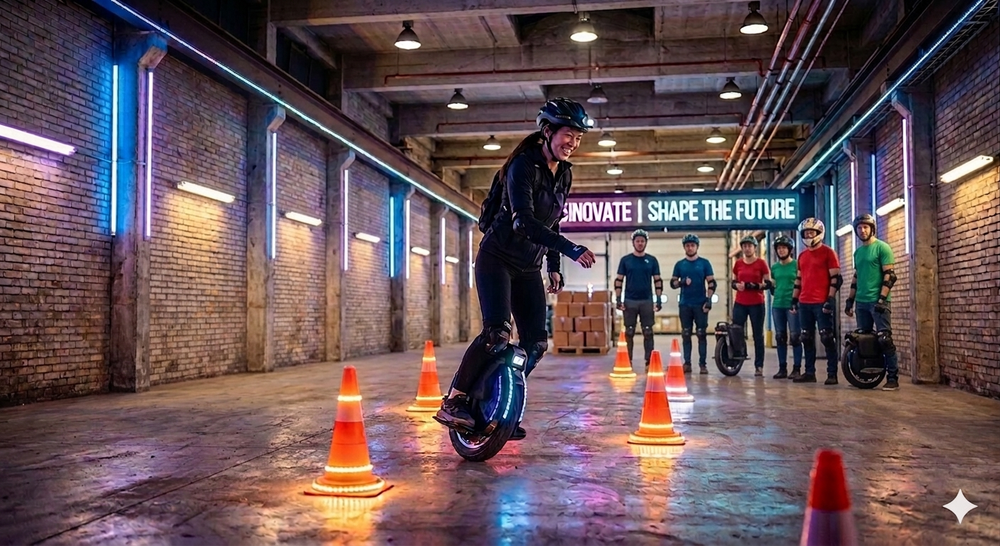
#> input picture images/euc_hero.png, 1000 x 546 px, shrunk from 1407 x 768 before the run
$ python remove_grey_bg.py images/euc_hero.png images/euc_hero.png
#> lines starting #> are read from the running program, lines starting #| are printed output that depends on the picture; after the words box and inside, x2 and y2 are one past the last pixel; in counts of white or black regions, pixels touching at a corner belong together
#!/usr/bin/env python3
"""
Remove the dark grey background from the EUC Stockholm poster.
Saves a PNG with transparency so printing on grey paper skips the background.

Usage: python3 remove_grey_bg.py input.jpg output.png
"""
import sys
from PIL import Image
import numpy as np

def remove_grey_background(input_path, output_path, tolerance=30):
#> called with input_path = 'images/euc_hero.png', output_path = 'images/euc_hero.png', tolerance = 30
    img = Image.open(input_path).convert("RGBA")
#> img is the input picture: PIL image 1000x546 RGBA; mean R, G, B, A 104.1, 83.2, 87.3, 255
    data = np.array(img, dtype=np.int32)

    r, g, b, a = data[:,:,0], data[:,:,1], data[:,:,2], data[:,:,3]
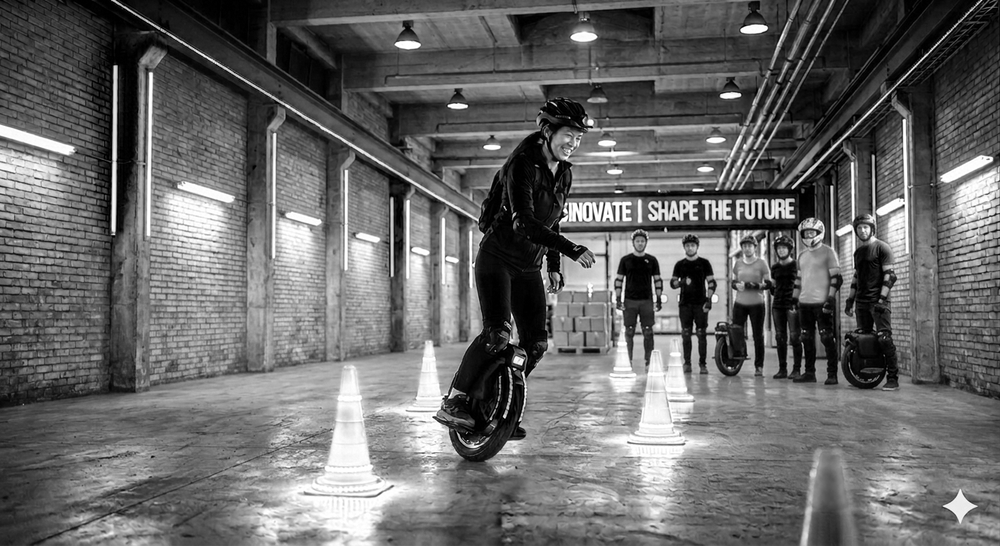
#> r: shape (546, 1000) int32; min 0, max 255, mean 104.1
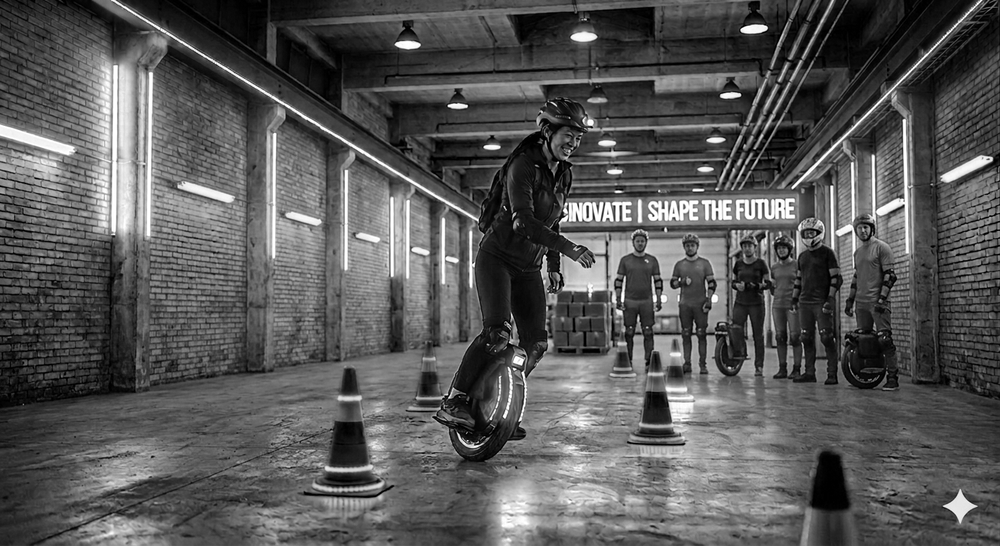
#> b: shape (546, 1000) int32; min 0, max 255, mean 87.3
#> a: shape (546, 1000) int32; every value is 255

    # The background is a dark grey: roughly RGB(55, 55, 55)
    # A pixel is "grey background" if R≈G≈B (neutral) and all channels are dark
    target_r, target_g, target_b = 55, 55, 55

    dr = np.abs(r - target_r)
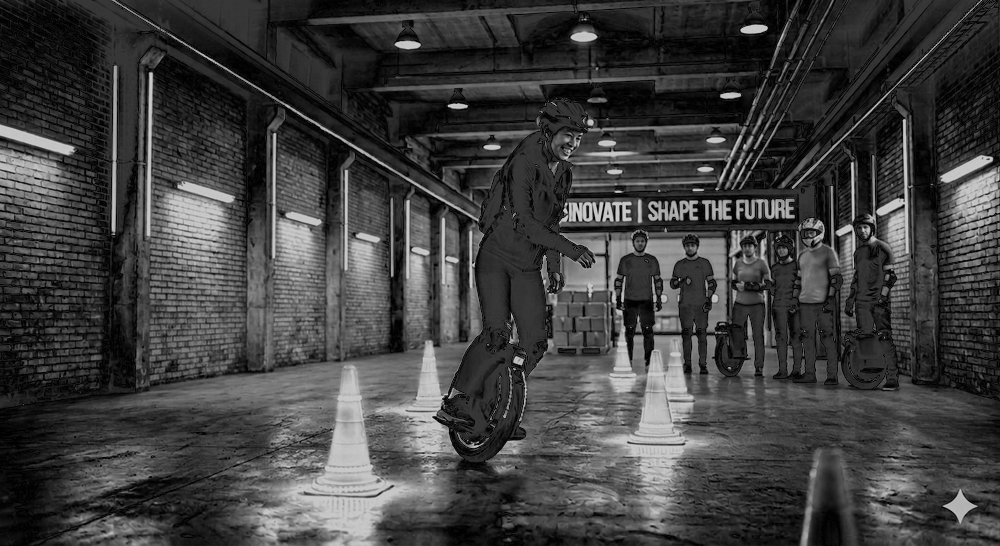
#> dr: shape (546, 1000) int32; min 0, max 200, mean 63.5
    dg = np.abs(g - target_g)
    db = np.abs(b - target_b)
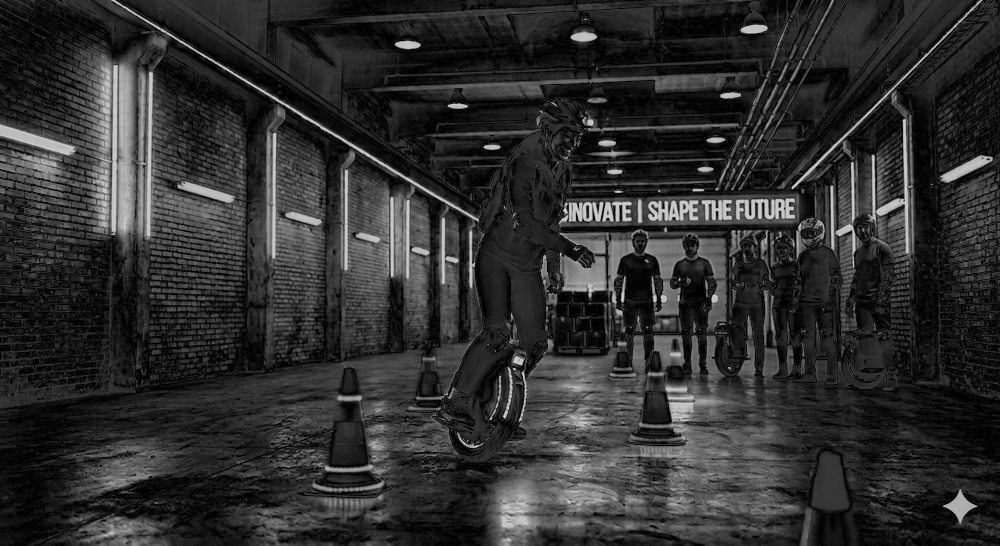
#> db: shape (546, 1000) int32; min 0, max 200, mean 46.9

    # Also catch slightly lighter grey areas near the background
    channel_spread = np.abs(r - g) + np.abs(g - b) + np.abs(r - b)
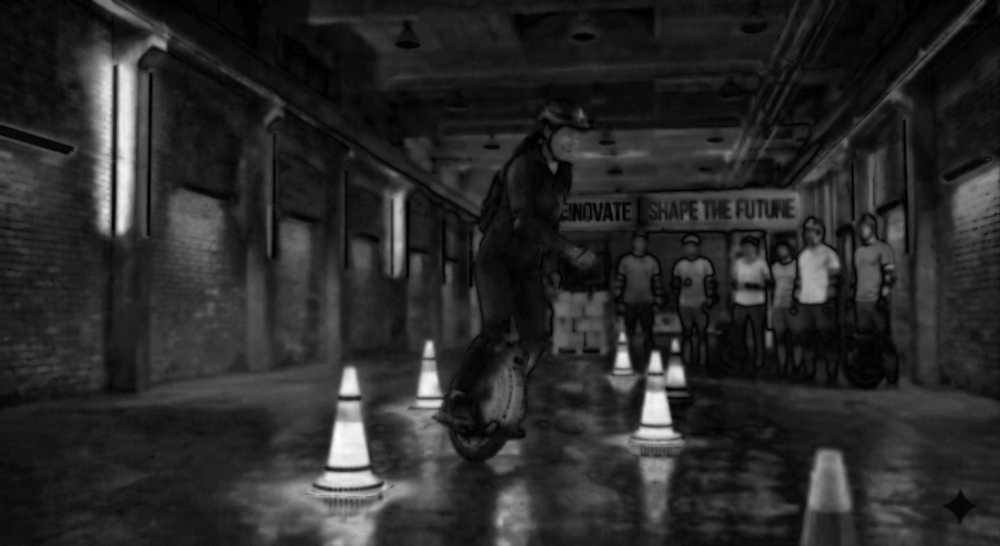
#> channel_spread: shape (546, 1000) int32; min 0, max 486, mean 80.5; drawn with min black and max white

    mask = (dr < tolerance) & (dg < tolerance) & (db < tolerance) & (channel_spread < 40)
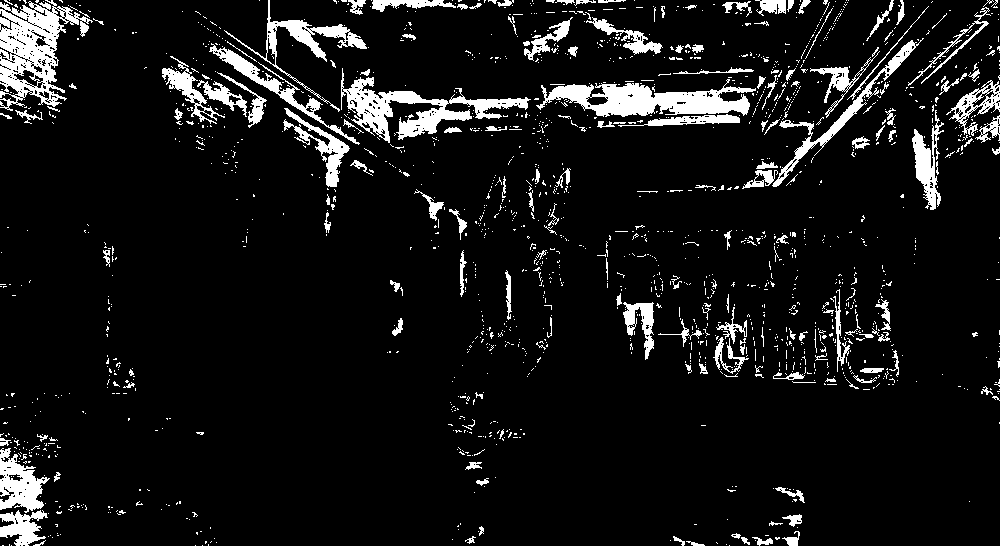
#> mask: shape (546, 1000) bool; 8.2% white; 1662 white regions (1499 under 20 px), largest, box (x1, y1, x2, y2) and area: (0, 0, 93, 111) 4694, (536, 79, 756, 117) 4244, (341, 68, 531, 143) 3963

    data[:,:,3] = np.where(mask, 0, a).astype(np.uint8)
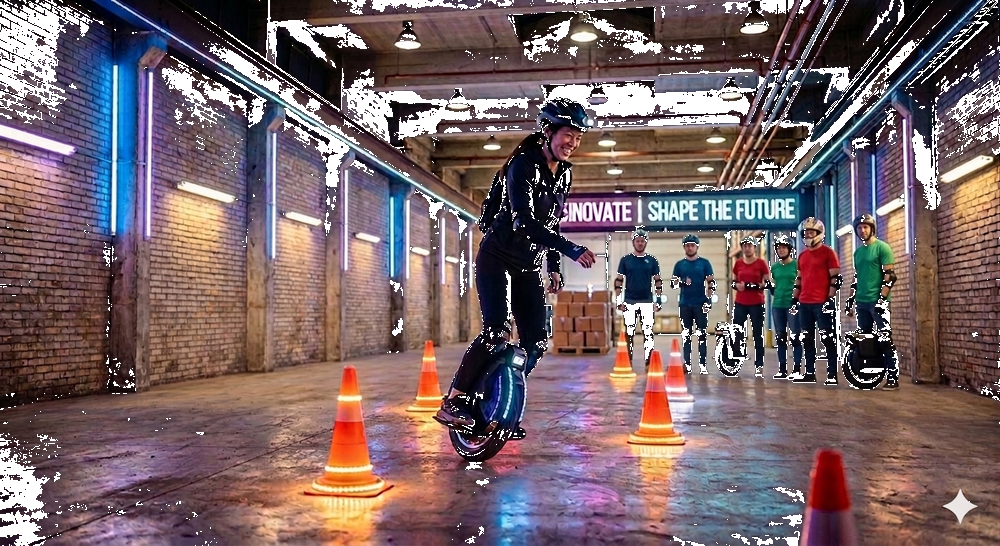
#> data: shape (546, 1000, 4) int32; mean R, G, B, A 104.1, 83.2, 87.3, 234; transparent parts drawn white

    result = Image.fromarray(data.astype(np.uint8), "RGBA")
    result.save(output_path, "PNG")
    print(f"Saved: {output_path}")
    print(f"Transparent pixels: {mask.sum()} / {mask.size} ({100*mask.sum()/mask.size:.1f}%)")
#| Transparent pixels: 45039 / 546000 (8.2%)

if __name__ == "__main__":
    if len(sys.argv) < 3:
        print("Usage: python3 remove_grey_bg.py input.jpg output.png")
        sys.exit(1)
    remove_grey_background(sys.argv[1], sys.argv[2])
